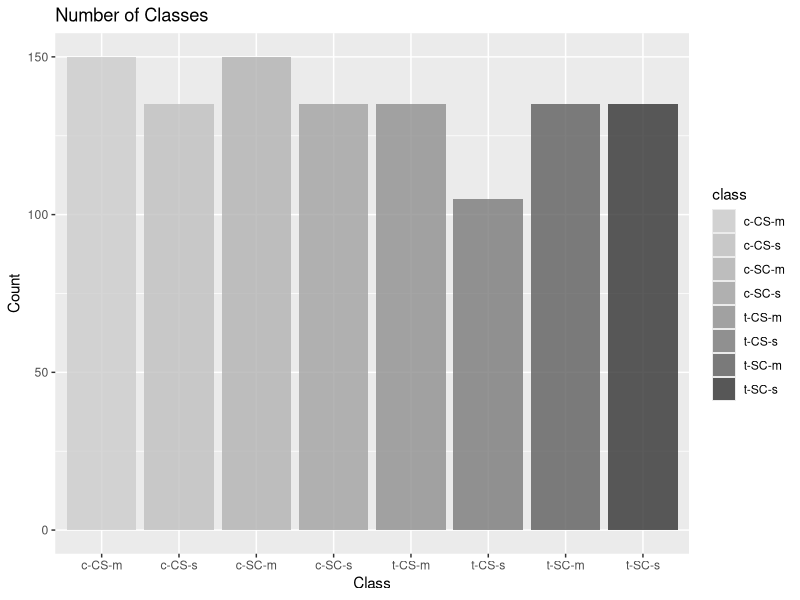
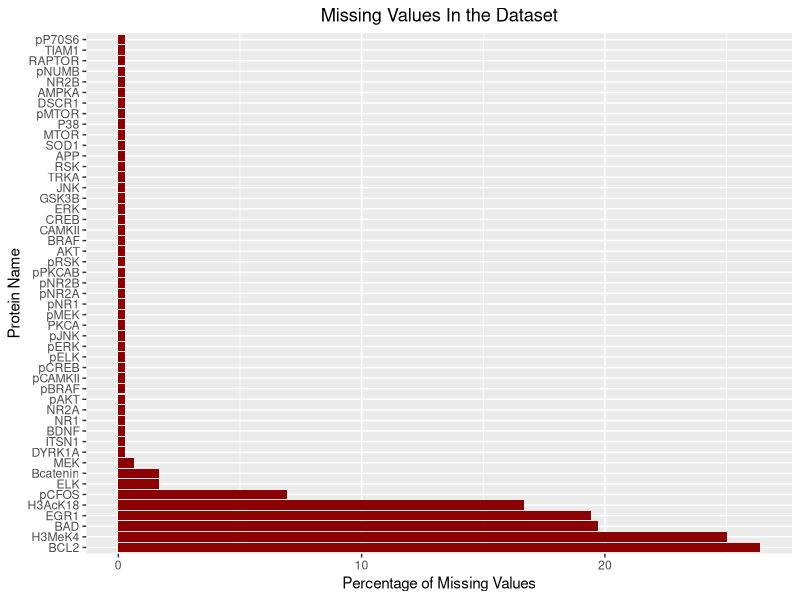

Here is the R script that generated these plots, in order:
## ---- chunk 1
library(tidyverse)
data <- read.csv("data.csv")
## ---- chunk 2
data
## ---- chunk 3
ggplot(data, aes(class)) +
  geom_bar(aes(fill = class), alpha = 0.8) +
  scale_fill_grey (start = 0.8, end = 0.2) +
  labs(title = "Number of Classes", y = "Count", x="Class")
## ---- chunk 4
missing_values <- data %>%
  setNames(gsub("_N", "", names(.))) %>%
  summarise(across(everything(), ~ sum(is.na(.)), .names = "{.col}")) %>%
  pivot_longer(everything(), names_to = "key", values_to = "missing") %>%
  mutate(
    total = nrow(data),
    pct = (missing / total) * 100,
    isna = missing > 0
  ) %>%
  filter(isna) %>%
  arrange(desc(pct))

percentage.plot <- missing_values %>%
  ggplot(aes(x = reorder(key, pct), y = pct)) +
  geom_bar(stat = 'identity', fill = 'darkred', alpha = 1) +
  scale_x_discrete(limits = missing_values$key) +
  coord_flip() +
  labs(title = "Missing Values In the Dataset", x = 'Protein Name', y = "Percentage of Missing Values") +
  theme(plot.title = element_text(hjust = 0.5)) + 
  guides(fill = "none")
percentage.plot

